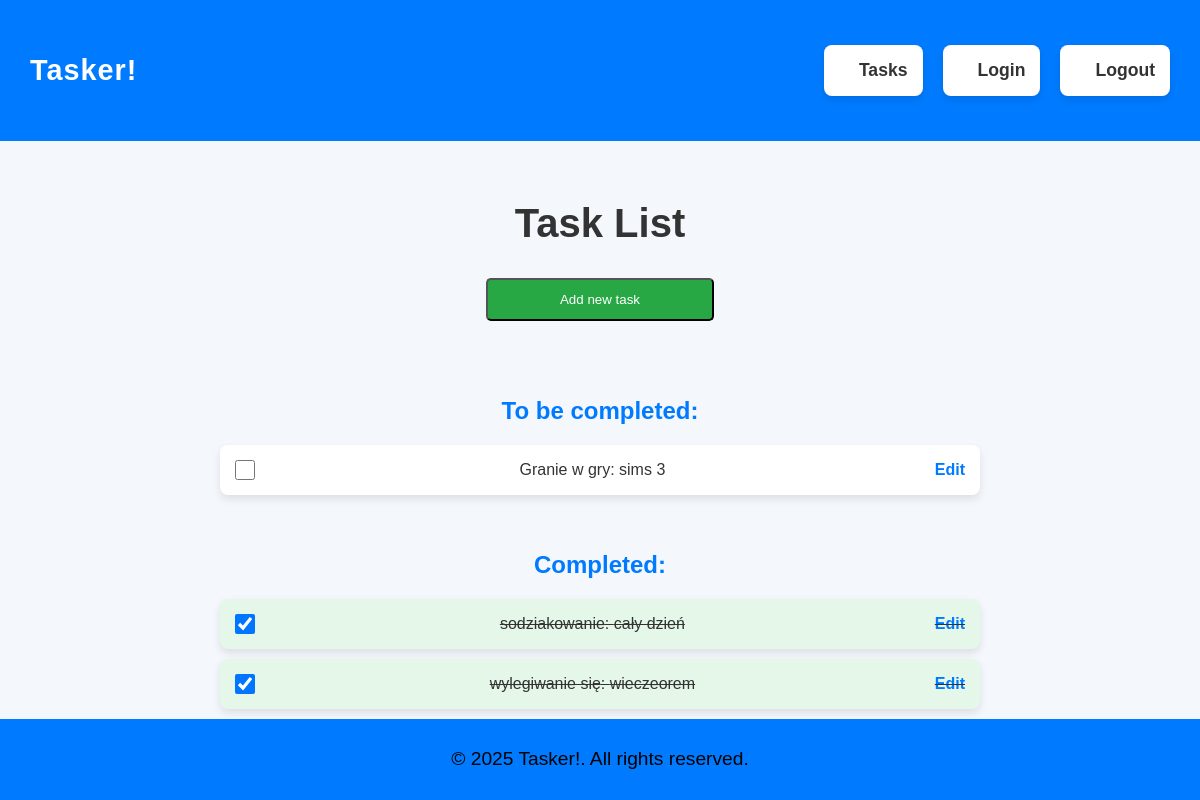
The page /tasks/ (signed in) on the database as committed earlier.
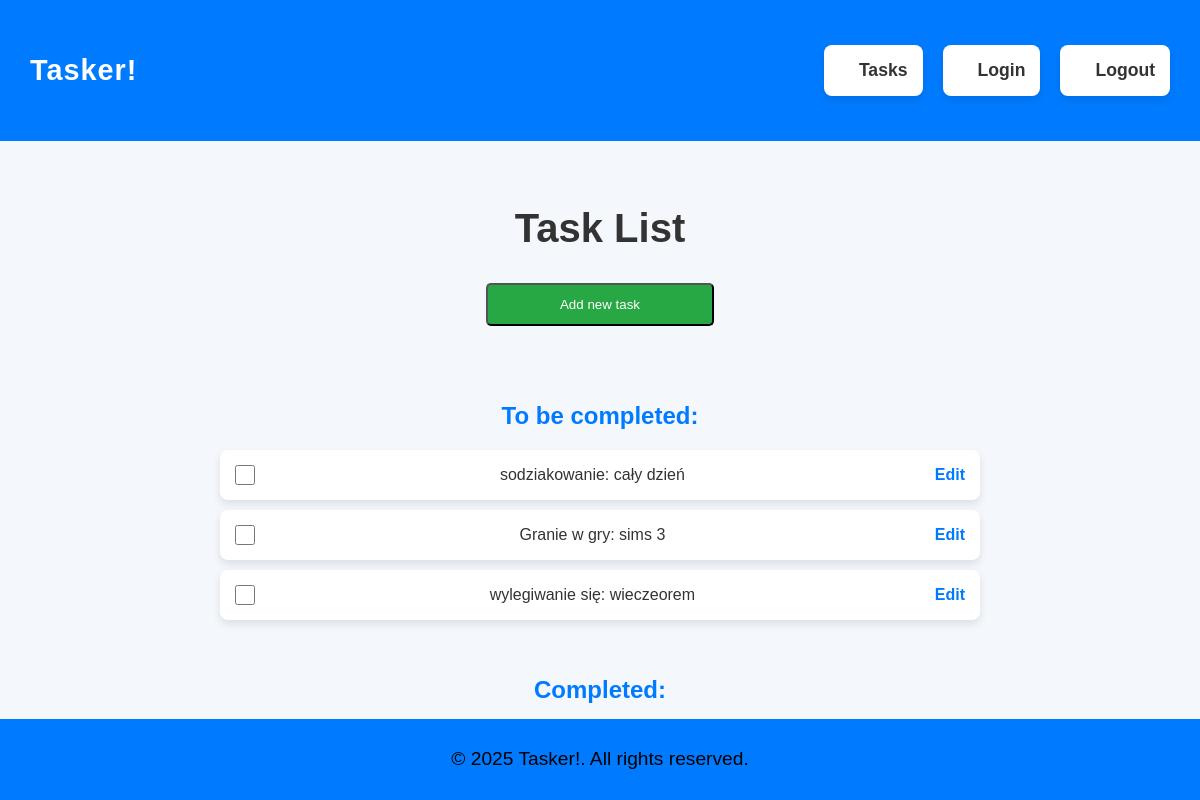
The same page on the database as committed later.
### models.py (models this page shows)
class BaseModel(Model):
    class Meta:
        database = db

class Task(BaseModel):
    title = CharField()
    description = CharField()
    completed = BooleanField(default=False)
    user_id = IntegerField()

### routes.py (the view)
@task_routes.route("/", methods=["GET"])
def get_tasks():
    if "user_id" not in session:
        return render_template("tasks_nologin.html")
    tasks = Task.select().where(Task.user_id == session["user_id"])
    return render_template("tasks.html", tasks = [task.__data__ for task in tasks])

### templates/tasks.html (shortened to what this page needs)
<!DOCTYPE html>
<html lang="en">
<head>
    <link rel="stylesheet" href="{{ url_for('static', filename= 'css/style.css') }}">
</head>
<body>
    <header>
        <div class="logo">Tasker!</div>
        <ul class="menu">
            <li><a href="/tasks">Tasks</a></li>
            <li><a href="/auth/login">Login</a></li>
            <li><a href="/auth/logout">Logout</a></li>
        </ul>
    </header>
    <main>
        <h1>Task List</h1>
        <button onclick="location.href='/tasks/add'" id="new-task">Add new task</button>
        <br/>
        <h3>To be completed:</h3>
        <ul id="incomplete-tasks">
            {% for task in tasks %}
            {% if not task.completed %}
            <li>
                <input type="checkbox" class="task-checkbox" data-task-id="{{ task.id }}">
                {{ task.title }}: {{ task.description }}
                <a href="/tasks/{{ task.id }}">Edit </a>
            </li>
            {% endif %}
            {% endfor %}
        </ul>
        <br/><br/>
        <h3>Completed:</h3>
        <ul id="completed-tasks">
            {% for task in tasks %}
            {% if task.completed %}
            <li>
                <input type="checkbox" class="task-checkbox" data-task-id="{{ task.id }}" checked>
                {{ task.title }}: {{ task.description }}
                <a href="/tasks/{{ task.id }}">Edit </a>
            </li>
            {% endif %}
            {% endfor %}
        </ul>
    </main>
    <footer>
        <p>&copy; 2025 Tasker!. All rights reserved.</p>
    </footer>
</body>
</html>

Rows that differ between the two databases and show on the page:
changed Task "sodziakowanie": moves from the list under "Completed:" to the list under "To be completed:"
changed Task "wylegiwanie się": moves from the list under "Completed:" to the list under "To be completed:"
